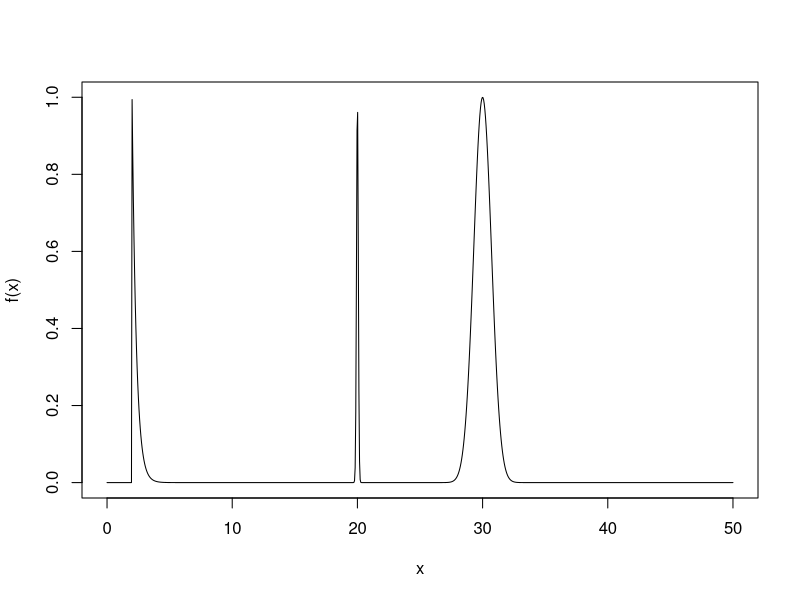
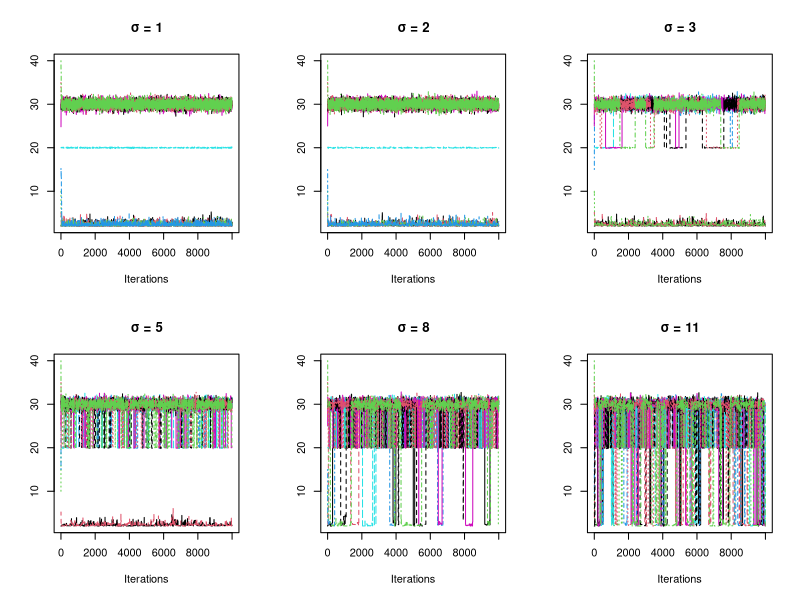
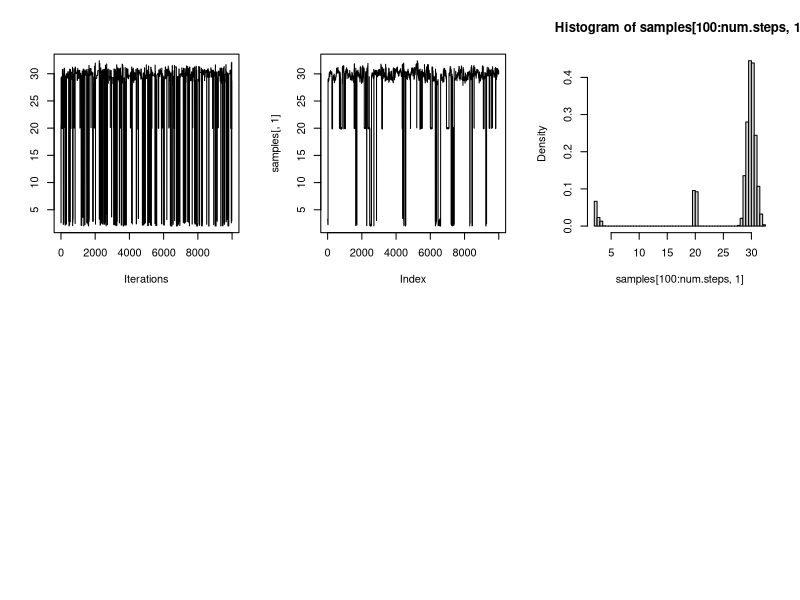

Write the R code that produced these figures, in order.
## ---- chunk 1
knitr::opts_chunk$set(
  collapse = TRUE,
  comment = "#>"
)
include_solutions <- TRUE
## ---- chunk 2
require(rmarkdown)
require(knitr)
require(kableExtra)
require(formatR)
# Put any library imports and other preamble here.
## ---- chunk 3
set.seed(17)
#could add a histogram here

### Question 1a
library(coda)

target <- function(x) {
  if (x>=2){
    return (exp(-3*(x-2)) + exp(-(x-30)^2) + exp(-((x-20)^2)/0.01))
  }
  else{
    return (0)
  }
}

t=seq(0,50, length.out=1000)
plot(t, sapply(t, function(t) target(t)), type="l", xlab="x", ylab = "f(x)")
## ---- chunk 4
MetrHastw <- function(X0, sigmaprop, nsteps, f){
  X <- numeric(nsteps+1) 
  X[1] <- X0
  for (i in 2:(nsteps+1)){
    Y <- rnorm(1, mean=X[i-1],sd=sigmaprop)
    if (log(runif(1)) <= log(f(Y)) -log(f(X[i-1]))){
      X[i] <- Y}
    else{ X[i] <- X[i-1]}
   }
 X
} 

#seems larger variance is better when we have 10,000 samples for mixing. All chains converge pretty fast, it's just the different modes that make this distribution difficult.

#I should also compute the Gelman Rubin statistic for each chain as a quantitative way to display convergence or lack thereof
#Also group all the plots in one figure

X0s <- c(2, 5, 10, 15, 20, 25, 30, 35, 40)
chains1 <-lapply(X0s, function(x0) mcmc(MetrHastw(x0, sigmaprop=1, nsteps=10000, f=target)))
chains2 <-lapply(X0s, function(x0) mcmc(MetrHastw(x0, sigmaprop=2, nsteps=10000, f=target)))
chains3 <-lapply(X0s, function(x0) mcmc(MetrHastw(x0, sigmaprop=3, nsteps=10000, f=target)))
chains4 <-lapply(X0s, function(x0) mcmc(MetrHastw(x0, sigmaprop=5, nsteps=10000, f=target)))#actually ends up completely missing the mass around x=20
chains5 <-lapply(X0s, function(x0) mcmc(MetrHastw(x0, sigmaprop=8, nsteps=10000, f=target)))
chains6 <- lapply(X0s, function(x0) mcmc(MetrHastw(x0, sigmaprop=11, nsteps=10000, f=target)))

par(mfrow=c(2,3))  

traceplot(chains1); title("σ = 1")
traceplot(chains2); title("σ = 2")
traceplot(chains3); title("σ = 3")
traceplot(chains4); title("σ = 5")
traceplot(chains5); title("σ = 8")
traceplot(chains6); title("σ = 11")

## ---- chunk 5

### Question 1b

#should probably add a histogram here

target <- function(x) {
  if (x>=2){
    return (exp(-3*(x-2)) + exp(-(x-30)^2) + exp(-((x-20)^2)/0.01))
  }
  else{
    return (0)
  }
}


MH_newprop <- function(X0, nsteps, f){
  X <- numeric(nsteps+1) 
  X[1] <- X0
  
  for (i in 2:(nsteps+1)){
    Y <- runif(1, min=2, max=45)
    log_acc <- log(f(Y)) - log(f(X[i-1])) #the proposal densities cancel out as they are the same everywhere 
    
    if (log(runif(1)) <= log_acc){
      X[i] <- Y
    }
    else{X[i] <- X[i-1]}
   }
 X
} 

X0sb <- c(15)

chains_b <- lapply(X0sb, function(x0) mcmc(MH_newprop(x0, nsteps=10000, f=target)))
traceplot(chains_b)


## ---- chunk 6
### Question 1c
target <- function(x) {
  if (x>=2){
    return (exp(-3*(x-2)) + exp(-(x-30)^2) + exp(-((x-20)^2)/0.01))
  }
  else{
    return (0)
  }
}


paralleltemp <- function(num.steps, Ts, sigmas, g) { #taken from chapter 11 problem set 5.1 solution
  M <- length(Ts)
  samples <- matrix(NA, nrow = num.steps, ncol=M)
  
  X <- rep(3, M) #we start at 3 since we know the target has non zero probability here
  
  for (n in 1:num.steps) {
      # we are going to do a x-step
      for (m in 1:M) {
        y <- X[m] + sigmas[m]*rnorm(1)
        alpha <- g(y)^(1/Ts[m]) / g(X[m])^(1/Ts[m]) 
        
        if (runif(1) <= alpha) {
          X[m] <- y
        }
      }
      ### we are going for a swap
      m <- sample(1:(M-1), 1)
      
      num = (g(X[m])^(1/Ts[m+1])*g(X[m+1])^(1/Ts[m]))
      denom = (g(X[m])^(1/Ts[m])*g(X[m+1])^(1/Ts[m+1]))
      
      if (runif(1) <= num/denom) {
        X[c(m, m+1)] = X[c(m+1, m)]
      }
    
    samples[n, ] = X
  }
  
  return(samples)
}

Ts <- c(1,20,100,200,500) #should probably justify this
num.steps <- 10000
sigmas <- c(0.1,0.5,1,2,5)
samples <- paralleltemp(num.steps, Ts, sigmas, g=target)

plot(samples[,1],type="l")
hist(samples[100:num.steps, 1], breaks=100, freq=F) #exactly like it should be

## ---- chunk 7
### Question 1d

#could compute confidence intervals (but for what???), time each algorithm for large samples, etc. 
#Look into more tests that can be done


## ---- chunk 8
### Question 1e

#could compute ESS
